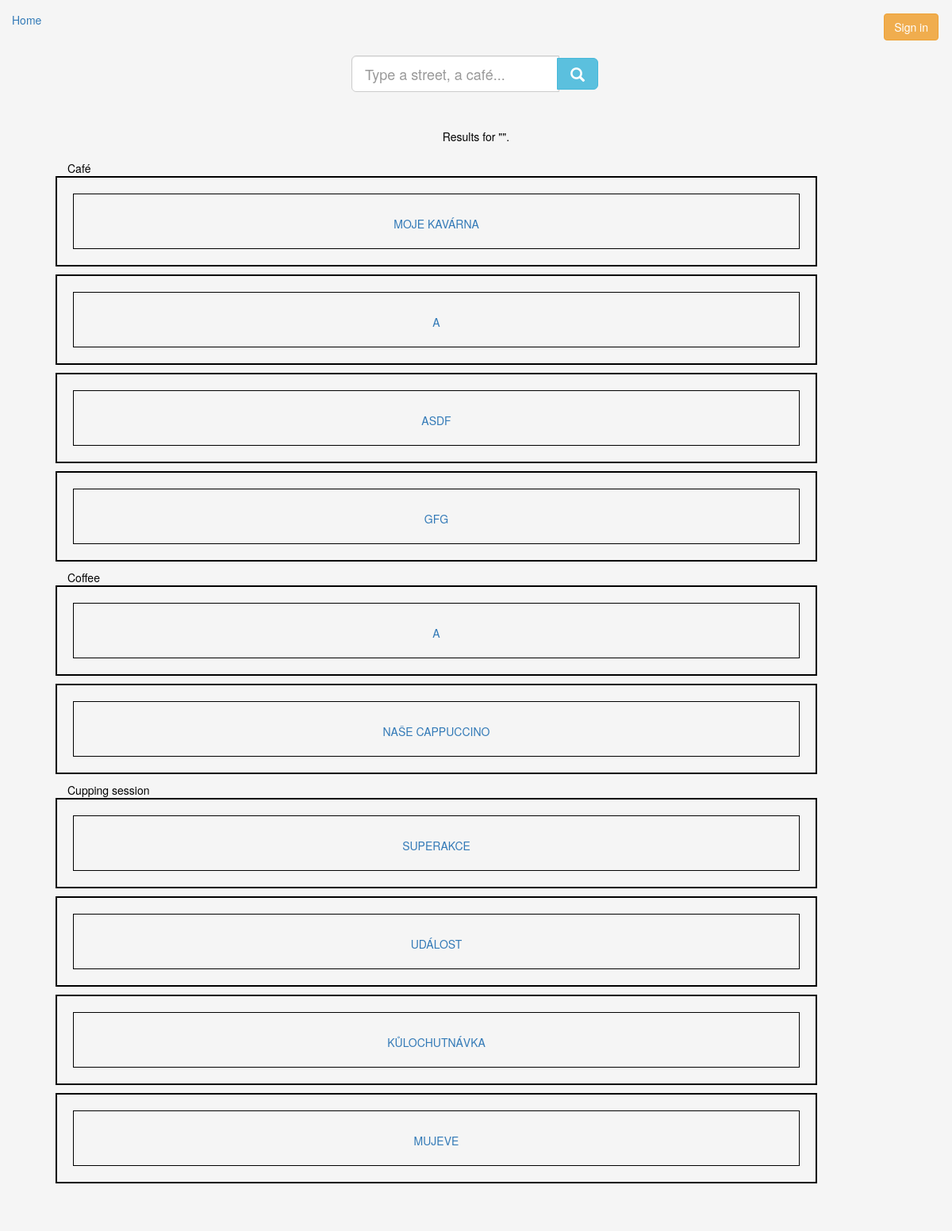
The app's page /search/ with its own data.
### kavarna/models.py (models this page shows, shortened)
class Cafe(models.Model):
    name = models.CharField(max_length=64)
    street = models.CharField(max_length=64, blank=True, default='')
    housenumber = models.PositiveIntegerField(blank=True, default=0) # needs to be changed
    city = models.CharField(max_length=64, blank=True, default='')
    psc = models.CharField(max_length=64, blank=True, default='')
    opensAt = models.CharField(max_length=64, blank=True, default='')
    closesAt = models.CharField(max_length=64, blank=True, default='')
    capacity = models.PositiveSmallIntegerField(blank=True, default=0)
    description = models.TextField(blank=True, default='')
    owner = models.ForeignKey(User, on_delete=models.CASCADE)
    offers_coffee = models.ManyToManyField(Coffee)

class Coffee(models.Model):
    name = models.CharField(max_length=64)
    place_of_origin = models.CharField(max_length=64, blank=True)
    quality = models.CharField(max_length=64, blank=True)
    taste_description = models.TextField(blank=True)
    preparation = models.ForeignKey(CoffeePreparation, blank=True, null=True, on_delete=models.SET_NULL)
    beans = models.ManyToManyField(CoffeeBean, through="CoffeeContainsBeans")

class Event(models.Model):
    name = models.CharField(max_length=64)
    price = models.IntegerField()
    capacity = models.IntegerField()
    participants = models.ManyToManyField(User)
    coffee_list = models.ManyToManyField(Coffee)
    place = models.ForeignKey(Cafe, on_delete=models.CASCADE)

### kavarna/views.py (the view)
# urls.py: path('search/', views.search, name='search'),
def search(request):
    d = generateDict(request)
    if 'message' in d:
        return errLogout(request, d)
    if d['key'] == '':
        d['caferesults'] = models.Cafe.objects.all()
    else:
        d['caferesults'] = models.Cafe.objects.filter(name__iexact=d['key']).values()
    if d['key'] == '':
        d['coffeeresults'] = models.Coffee.objects.all()
    else:
        d['coffeeresults'] = models.Coffee.objects.filter(name__iexact=d['key']).values()
    if d['key'] == '':
        d['cuppingresults'] = models.Event.objects.all()
    else:
        d['cuppingresults'] = models.Event.objects.filter(name__iexact=d['key']).values()
    return render(request, "search.html", d)

### kavarna/core.py (called while the page is built)
def generateDict(request):
    try:
        email = request.COOKIES['user']
        if User.objects.get(email=email) != None:
            d = {'loggeduser'    : User.objects.get(email=email),
                 'loggeddrinker' : models.Drinker.getData(email) }
        else:
            d = {'message'   : 'Unknown user'}
    except:
        d = {}
    d['key'] = request.GET.get('key', '')
    return d

### kavarna/templates/search.html
{% extends "page.html" %}
{% block content %}
<div class="row text-center" style="padding-bottom: 20px">
    Results for "{{key}}".
</div>
<div class="row">
    <div class="col-lg-10 searchlist" style="margin-left: 40px">
        {% include 'snippets/searchresult.html' with list=caferesults resultgroupid="caferesults" blockheader="Café" %}
        {% include 'snippets/searchresult.html' with list=coffeeresults resultgroupid="coffeeresults" blockheader="Coffee" %}
        {% include 'snippets/searchresult.html' with list=cuppingresults resultgroupid="cuppingresults" blockheader="Cupping session" %}
    </div>
    <div class="col-lg-1"></div>
</div>
{% endblock %}

### kavarna/templates/snippets/searchresult.html (shortened to what this page needs)
<div id={{resultgroupid}}>
    <span class="category-header">{{blockheader}}</span>
    {% if list %}
    {% for item in list %}
    <div class="row searchitem">
        <div class="container-fluid" style="border: 1px solid black">
            <div class="row text-center">
		{% if resultgroupid == "caferesults" %}
                <form action="/cafe" method="get">
                    <h1><button class="btn btn-link" type="Submit">{{item.name|upper}}</button></h1>
                </form>
		{% elif resultgroupid == "coffeeresults" %}
                <form action="/coffee" method="get">
                    <h1><button class="btn btn-link" type="Submit">{{item.name|upper}}</button></h1>
                </form>
		{% elif resultgroupid == "cuppingresults" %}
		<form action="/event" method="get">
                    <h1><button class="btn btn-link" type="Submit">{{item.name|upper}}</button></h1>
                </form>
		{% endif %}
            </div>
        </div>
    </div>
    {% endfor %}
    {% endif %}
</div>

### kavarna/static/kavarna/styles.css (style rules this page uses)
html, body { height: 100%; }
.backgrounder { background-color: #f5f5f5; color: black; }
.searchlist { padding-left: 30px; }
.searchitem { border: 2px solid black; padding: 20px; margin-bottom: 10px; }

### records on screen
Cafe: name "MOJE KAVÁRNA"
Cafe: name "A"
Cafe: name "ASDF"
Cafe: name "GFG"
Coffee: name "A"
Coffee: name "NAŠE CAPPUCCINO"
Event: name "SUPERAKCE"
Event: name "UDÁLOST"
Event: name "KŮLOCHUTNÁVKA"
Event: name "MUJEVE"

### other values on screen
{{ blockheader }} "Café Coffee Cupping session"
